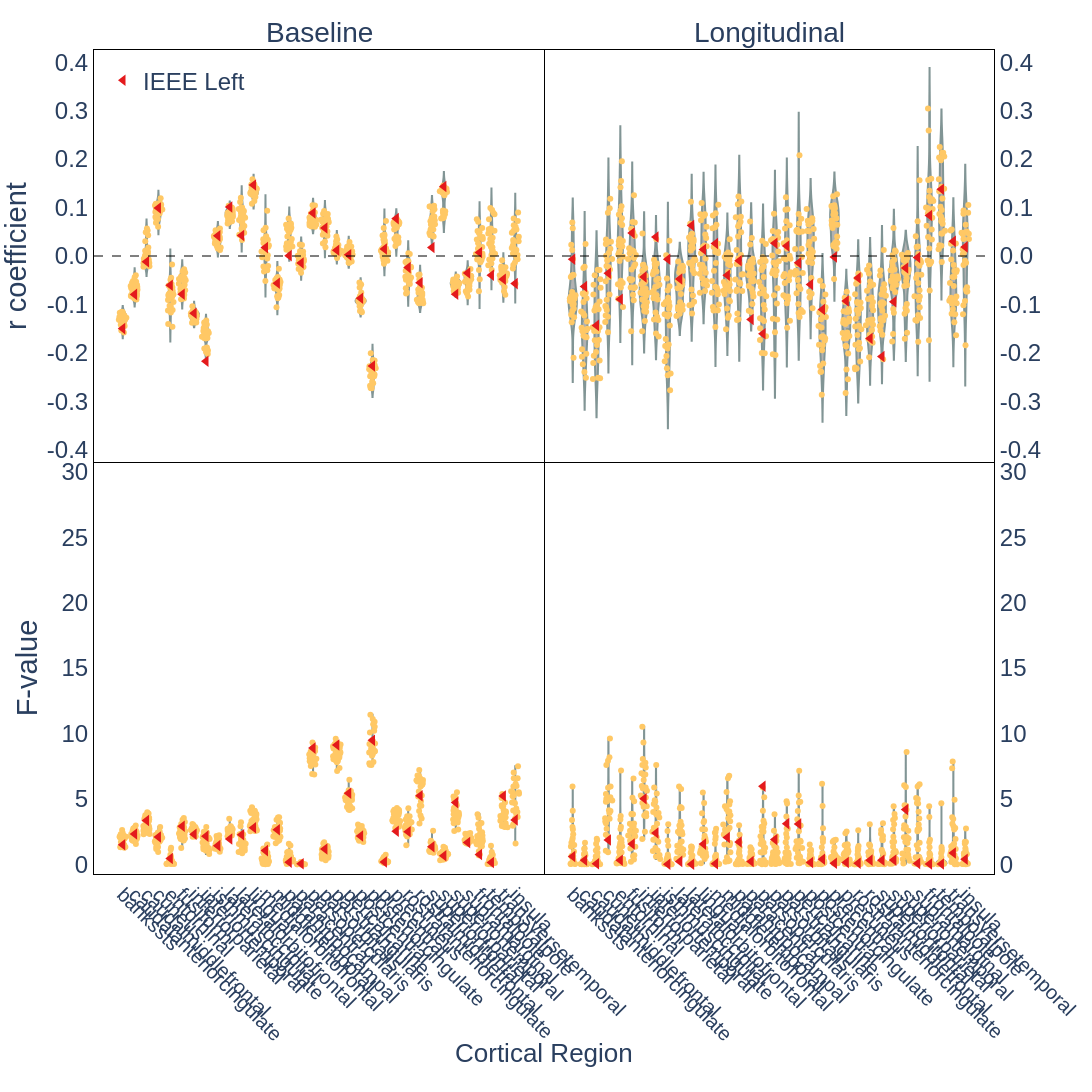
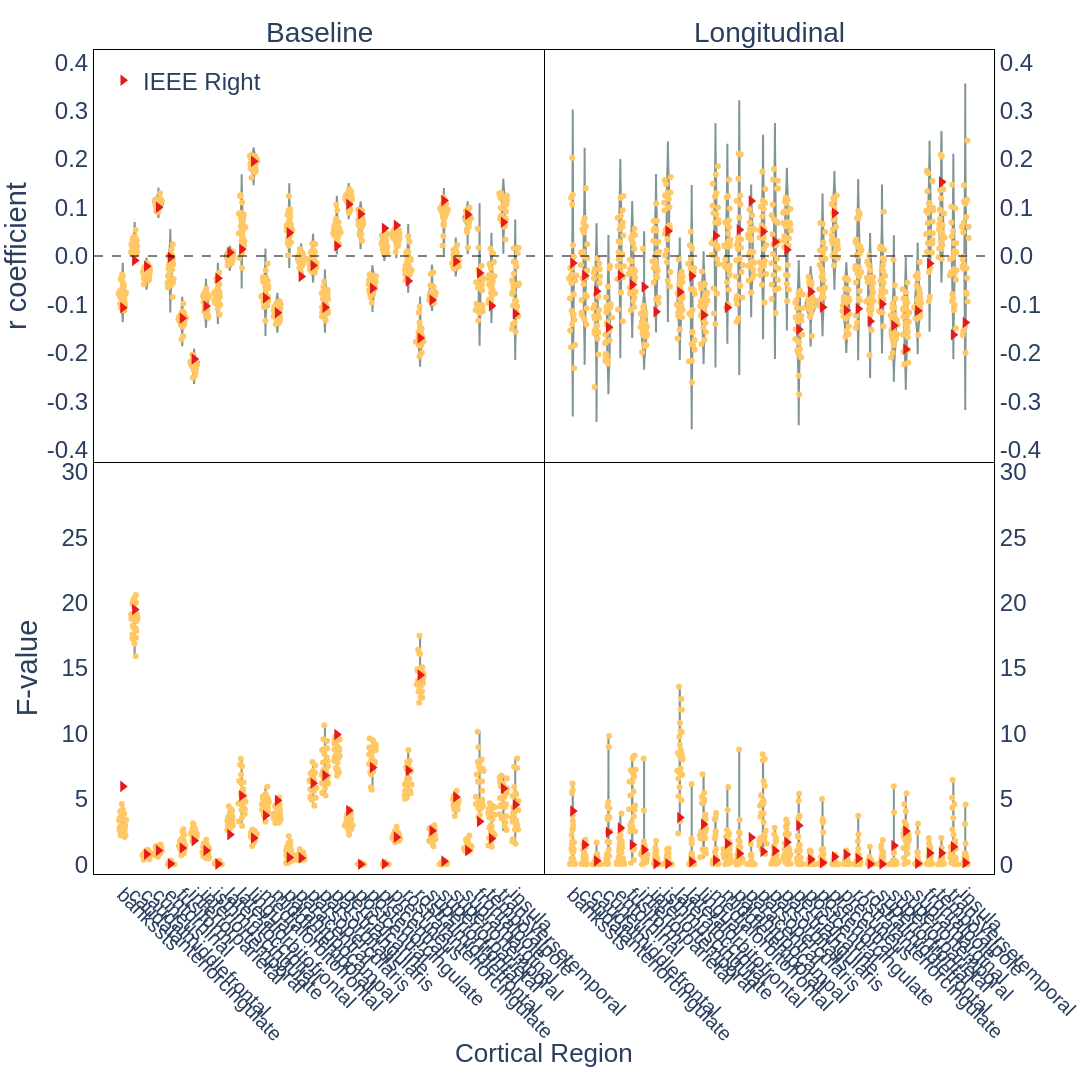

The code cell stored with these charts, in order, in its notebook:
### Markdown cell above
## Distribution of Statistical Values

Distribution of statistical values, specifically the correlation coefficients (r) from partial correlation analyses and the F-values from ANCOVA tests.

### Code cell
# Main cortical area coefficient distribution plot
from plotly.subplots import make_subplots

for hemi in ["Left", "Right"]:
    # Create subplots with 2 rows and 2 columns
    fig = make_subplots(
        rows=2,
        cols=2,
        shared_xaxes=True,
        column_titles=["Baseline", "Longitudinal"],
        x_title="Cortical Region",
        vertical_spacing=0.0,
        horizontal_spacing=0.0,
    )

    # Increase font
    fig.update_layout(font=dict(size=18))

    # Add traces to the subplots
    add_pcorr_baseline_cortical_trace(
        fig, get_preprocessed_data("partial_correlation", "baseline"), hemi=hemi
    )
    add_pcorr_longitudinal_cortical_trace(
        fig, get_preprocessed_data("partial_correlation", "longitudinal"), hemi=hemi
    )
    add_ancova_baseline_cortical_trace(
        fig, get_preprocessed_data("ancova", "baseline"), hemi=hemi
    )
    add_ancova_longitudinal_cortical_trace(
        fig, get_preprocessed_data("ancova", "longitudinal"), hemi=hemi
    )

    # Set x-axis ticks and labels - remove hemisphere prefix for readability
    simplified_labels = [
        region.replace("lh_", "").replace("rh_", "") for region in cortical_regions
    ]
    fig.update_xaxes(
        title_text="",
        tickvals=list(range(len(cortical_regions))),
        ticktext=simplified_labels,
        tickangle=45,
    )

    yaxis_r_range = [-0.425, 0.425]
    yaxis_r_tickvals = np.arange(-0.5, 0.6, 0.1)
    yaxis_r_tickvals = [
        0 if np.isclose(x, 0) else x for x in yaxis_r_tickvals
    ]  # Replace 0 with 0.0
    yaxis_r_ticktext = [
        "0.0" if np.isclose(x, 0) else str(round(x, 1)) for x in yaxis_r_tickvals
    ]
    yaxis_r_clear = ["" for x in yaxis_r_tickvals]

    yaxis_f_range = [-0.75, 30.75]
    yaxis_f_tickvals = [0, 10]
    yaxis_f_ticktext = ["0", "10"]

    background_color = "White"
    # Update layout for all axes
    fig.update_layout(
        # Primary y-axes (correlation coefficients)
        yaxis1=dict(
            title="r coefficient",
            range=yaxis_r_range,
            dtick=0.1,
            showgrid=False,
            zeroline=False,
            zerolinewidth=2,
            zerolinecolor="DarkSlateGrey",
            tickvals=yaxis_r_tickvals,
            ticktext=yaxis_r_ticktext,
        ),
        yaxis2=dict(
            dtick=0.1,
            showgrid=False,
            range=yaxis_r_range,
            zeroline=False,
            zerolinewidth=2,
            zerolinecolor="DarkSlateGrey",
            tickvals=yaxis_r_tickvals,
            ticktext=yaxis_r_ticktext,
            side="right",
        ),
        yaxis3=dict(
            title="F-value",
            range=yaxis_f_range,
            showgrid=False,
            zeroline=False,
        ),
        yaxis4=dict(showgrid=False, zeroline=False, range=yaxis_f_range, side="right"),
        # Legend settings
        legend=dict(
            x=0.01,
            y=0.99,
            orientation="h",
            yanchor="top",
            xanchor="left",
            bgcolor="rgba(255, 255, 255, 0)",
        ),
        margin=dict(t=50, b=200, r=20),
        plot_bgcolor=background_color,
        paper_bgcolor=background_color,
    )

    fig.add_hline(
        y=0,
        row=1,
        line_color="black",
        line_width=1,
        line_dash="dash",
    )

    # Update each axis individually
    fig.update_layout(
        xaxis1=dict(showline=True, linewidth=1, linecolor="black", mirror=True),
        xaxis2=dict(showline=True, linewidth=1, linecolor="black", mirror=True),
        xaxis3=dict(showline=True, linewidth=1, linecolor="black", mirror=False),
        xaxis4=dict(showline=True, linewidth=1, linecolor="black", mirror=False),
        yaxis1=dict(showline=True, linewidth=1, linecolor="black", mirror=True),
        yaxis2=dict(showline=True, linewidth=1, linecolor="black", mirror=False),
        yaxis3=dict(showline=True, linewidth=1, linecolor="black", mirror=True),
        yaxis4=dict(showline=True, linewidth=1, linecolor="black", mirror=False),
    )

    fig.update_layout(font_family="Helvetica", font_size=24)
    fig.update_annotations(font=dict(family="Helvetica", size=24))

    # Update y position of annotation with "cortical region" text
    for annotation in fig.layout.annotations:
        if annotation.text.lower() == "cortical region":
            annotation.y = -0.16  # Adjust this value as needed for better positioning
            annotation.font.size = 26

    # Update font size for Baseline and Longitudinal titles
    for annotation in fig.layout.annotations:
        if annotation.text in ["Baseline", "Longitudinal"]:
            annotation.font.size = 28  # Set the desired font size for these titles

    fig.update_xaxes(tickfont=dict(family="Helvetica", size=20))

    write_image(
        fig,
        f"cortical_area_coefficients_distribution-{hemi}.pdf",
        width=1600,
        height=1200,
    )
    show_figure(fig, width=1600, height=1200)
